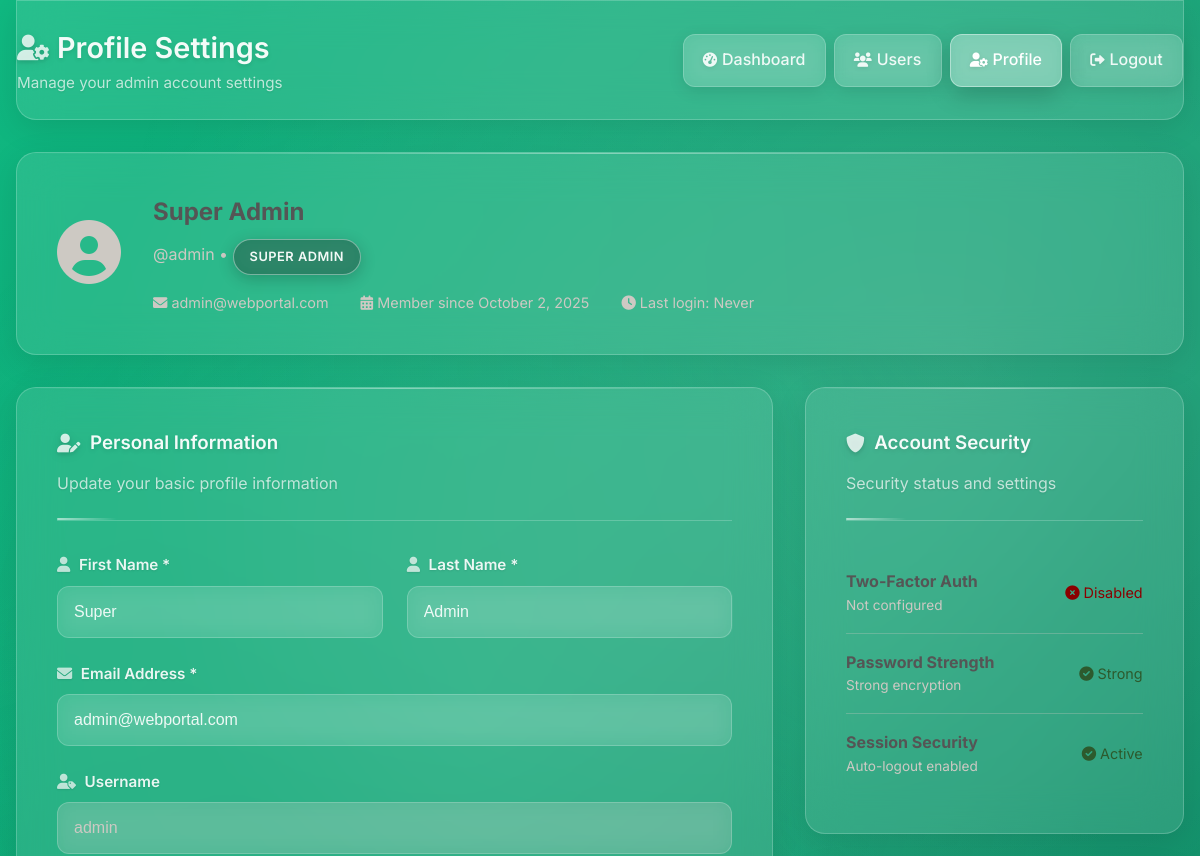
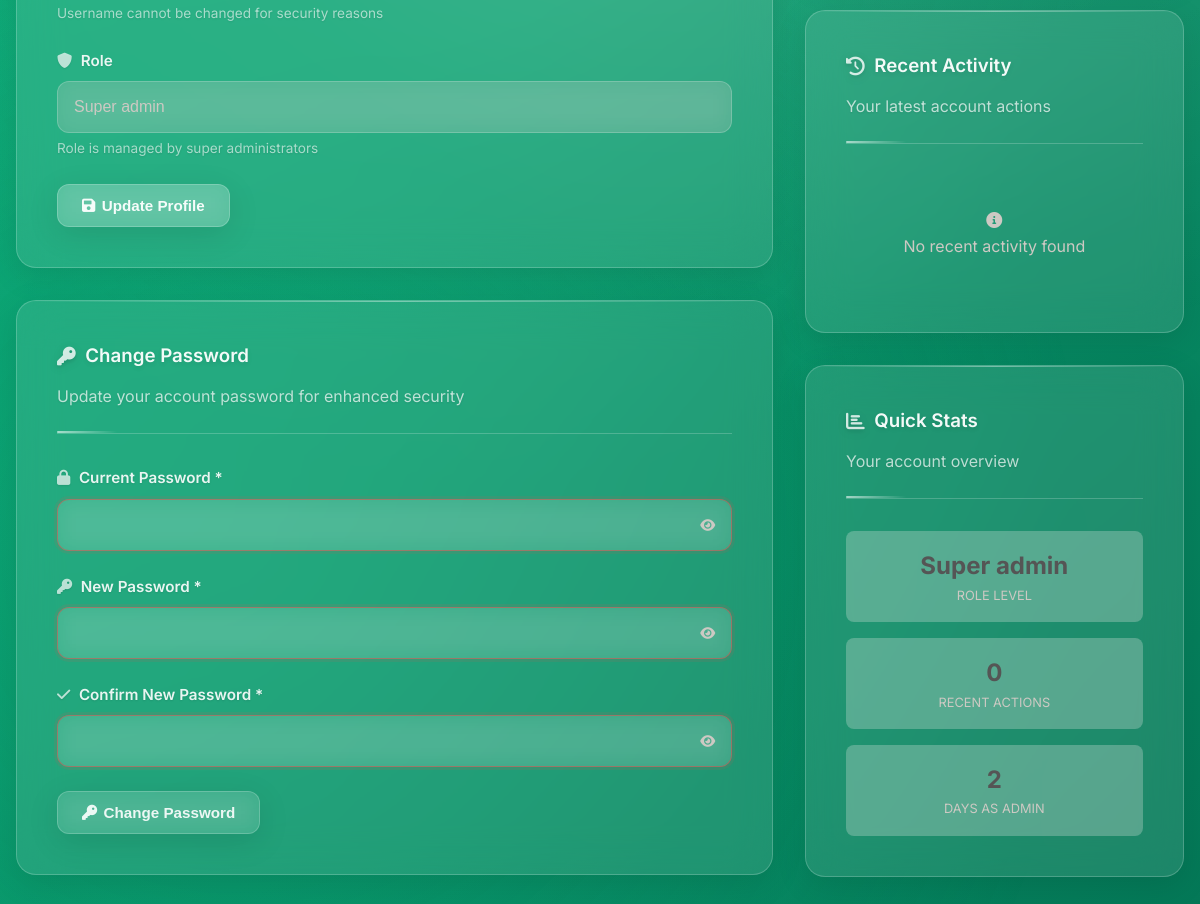
The app's page /prac14/profile.php (signed in) with its own data (2 pictures, top to bottom).
### tables this page shows
CREATE TABLE `users` (
  `id` int(11) NOT NULL AUTO_INCREMENT,
  `username` varchar(50) NOT NULL,
  `email` varchar(100) NOT NULL,
  `password_hash` varchar(255) NOT NULL,
  `first_name` varchar(50) NOT NULL,
  `last_name` varchar(50) NOT NULL,
  `role` enum('super_admin','admin','manager','user','student') DEFAULT 'user',
  `status` enum('active','inactive','suspended','pending') DEFAULT 'active',
  `avatar` varchar(255) DEFAULT NULL,
  `phone` varchar(20) DEFAULT NULL,
  `address` text DEFAULT NULL,
  `date_of_birth` date DEFAULT NULL,
  `created_at` timestamp NOT NULL DEFAULT current_timestamp(),
  `updated_at` timestamp NOT NULL DEFAULT current_timestamp() ON UPDATE current_timestamp(),
  `last_login` timestamp NULL DEFAULT NULL,
  `login_attempts` int(11) DEFAULT 0,
  `locked_until` timestamp NULL DEFAULT NULL,
  `remember_token` varchar(255) DEFAULT NULL,
  `email_verified` tinyint(1) DEFAULT 0,
  `verification_token` varchar(255) DEFAULT NULL,
  PRIMARY KEY (`id`),
  UNIQUE KEY `username` (`username`),
  UNIQUE KEY `email` (`email`)
);

### prac14/profile.php (the view, shortened to what the rows shown need)
<!DOCTYPE html>
<html lang="en">
<head>
    <link rel="stylesheet" href="css/style.css">
    <link href="https://cdnjs.cloudflare.com/ajax/libs/font-awesome/6.0.0/css/all.min.css" rel="stylesheet">
</head>
<body>
    <?php
    require_once 'config.php';
    $userAuth->requireAdmin();
    $user = $userAuth->getCurrentUser();
    ?>
    <div class="container">
        <header class="header fade-in">
            <div class="header-content">
                <div>
                    <h1><i class="fas fa-user-cog"></i> Profile Settings</h1>
                </div>
            </div>
        </header>
        <div class="card fade-in">
            <div style="display: flex; align-items: center; gap: 2rem;">
                <div style="flex: 1;">
                    <h2 style="color: #555555; margin-bottom: 0.5rem;">
                        <?php echo htmlspecialchars($user['first_name'] . ' ' . $user['last_name']); ?>
                    </h2>
                    <p style="color: #CDC9C3; margin-bottom: 1rem;">
                        @<?php echo htmlspecialchars($user['username']); ?> •
                        <span class="role-badge role-<?php echo $user['role']; ?>">
                            <?php echo ucfirst(str_replace('_', ' ', $user['role'])); ?>
                        </span>
                    </p>
                    <div style="display: flex; flex-wrap: wrap; gap: 2rem; font-size: 0.9rem; color: #CDC9C3;">
                        <span>
                            <i class="fas fa-envelope"></i> <?php echo htmlspecialchars($user['email']); ?>
                        </span>
                        <span>
                            <i class="fas fa-calendar-alt"></i> Member since <?php echo date('F j, Y', strtotime($user['created_at'])); ?>
                        </span>
                        <span>
                            <i class="fas fa-clock"></i> Last login: <?php echo $user['last_login'] ? date('M j, Y g:i A', strtotime($user['last_login'])) : 'Never'; ?>
                        </span>
                    </div>
                </div>
            </div>
        </div>
        <div style="display: grid; grid-template-columns: 2fr 1fr; gap: 2rem;">
            <div>
                <div class="card fade-in">
                    <form method="POST" action="profile.php" id="profileForm">
                        <div style="display: grid; grid-template-columns: 1fr 1fr; gap: 1.5rem;">
                            <div class="form-group">
                                <label for="first_name">
                                    <i class="fas fa-user"></i> First Name *
                                </label>
                                <input type="text"
                                       id="first_name"
                                       name="first_name"
                                       value="<?php echo htmlspecialchars($user['first_name']); ?>"
                                       required>
                            </div>
                            <div class="form-group">
                                <label for="last_name">
                                    <i class="fas fa-user"></i> Last Name *
                                </label>
                                <input type="text"
                                       id="last_name"
                                       name="last_name"
                                       value="<?php echo htmlspecialchars($user['last_name']); ?>"
                                       required>
                            </div>
                        </div>
                        <div class="form-group">
                            <label for="email">
                                <i class="fas fa-envelope"></i> Email Address *
                            </label>
                            <input type="email"
                                   id="email"
                                   name="email"
                                   value="<?php echo htmlspecialchars($user['email']); ?>"
                                   required>
                        </div>
                        <div class="form-group">
                            <label>
                                <i class="fas fa-user-tag"></i> Username
                            </label>
                            <input type="text"
                                   value="<?php echo htmlspecialchars($user['username']); ?>"
                                   disabled
                                   style="background: rgba(205, 201, 195, 0.2); color: #CDC9C3;">
                            <small>Username cannot be changed for security reasons</small>
                        </div>
                        <div class="form-group">
                            <label>
                                <i class="fas fa-shield-alt"></i> Role
                            </label>
                            <input type="text"
                                   value="<?php echo ucfirst(str_replace('_', ' ', $user['role'])); ?>"
                                   disabled
                                   style="background: rgba(205, 201, 195, 0.2); color: #CDC9C3;">
                            <small>Role is managed by super administrators</small>
                        </div>
                    </form>
                </div>
            </div>
            <div>
                <div class="card fade-in">
                    <div style="display: grid; gap: 1rem;">
                        <div style="text-align: center; padding: 1rem; background: rgba(217, 228, 221, 0.3); border-radius: 8px;">
                            <div style="font-size: 1.5rem; font-weight: 700; color: #555555;">
                                <?php echo ucfirst(str_replace('_', ' ', $user['role'])); ?>
                            </div>
                            <div style="font-size: 0.8rem; color: #CDC9C3;">ROLE LEVEL</div>
                        </div>
                        <div style="text-align: center; padding: 1rem; background: rgba(217, 228, 221, 0.3); border-radius: 8px;">
                            <div style="font-size: 1.5rem; font-weight: 700; color: #555555;">
                                <?php echo date('j', strtotime($user['created_at'])); ?>
                            </div>
                            <div style="font-size: 0.8rem; color: #CDC9C3;">DAYS AS ADMIN</div>
                        </div>
                    </div>
                </div>
            </div>
        </div>
    </div>
</body>
</html>

### records on screen
users: first_name+last_name "Super Admin", username "admin", role "SUPER ADMIN", email "admin@webportal.com", created_at "October 2, 2025", first_name "Super", last_name "Admin", role "Super admin", created_at "2"

### other values on screen
count($activities) "0"
